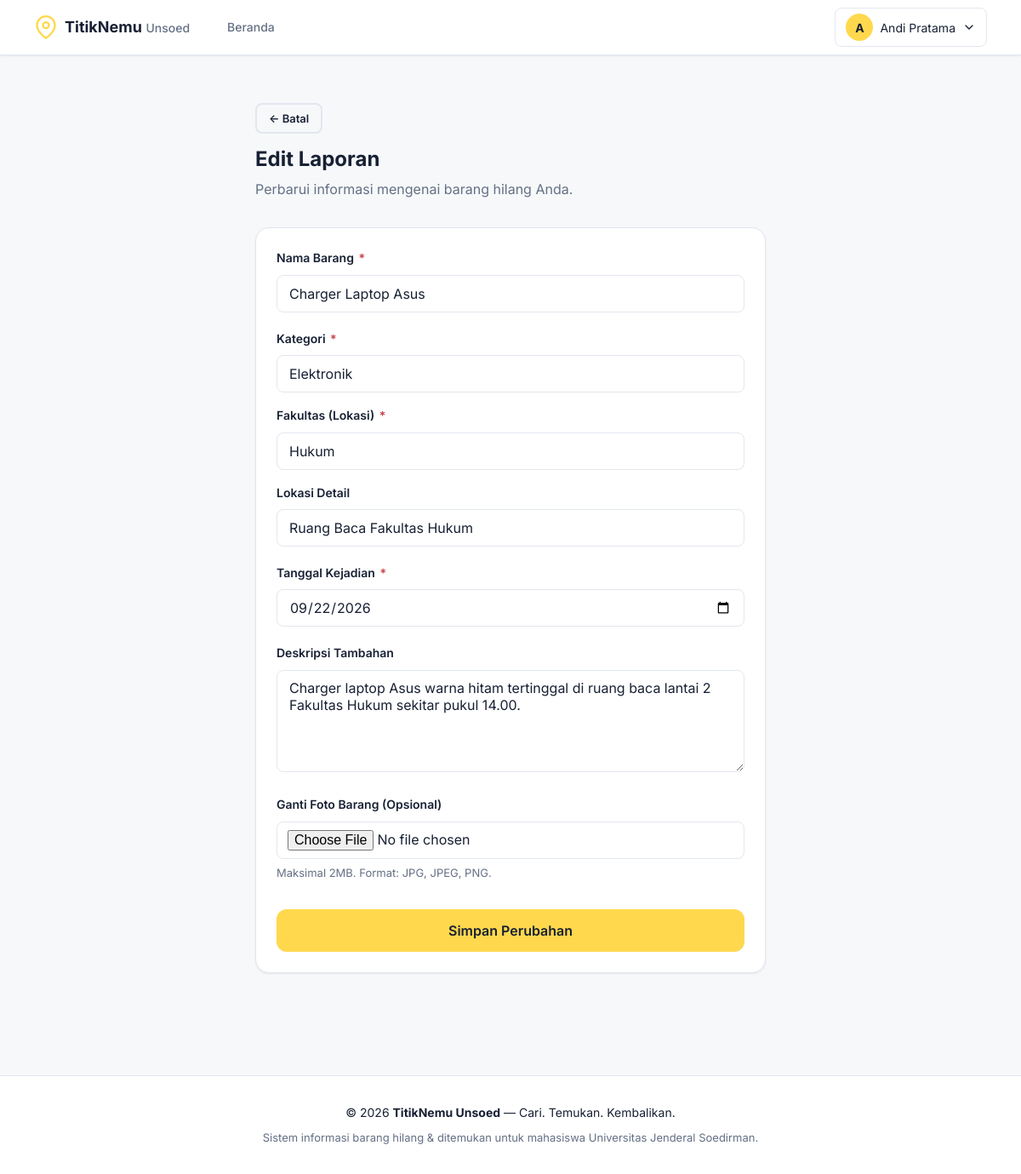
Before: /laporan/edit.php?id=3 (signed in) with the older database file.
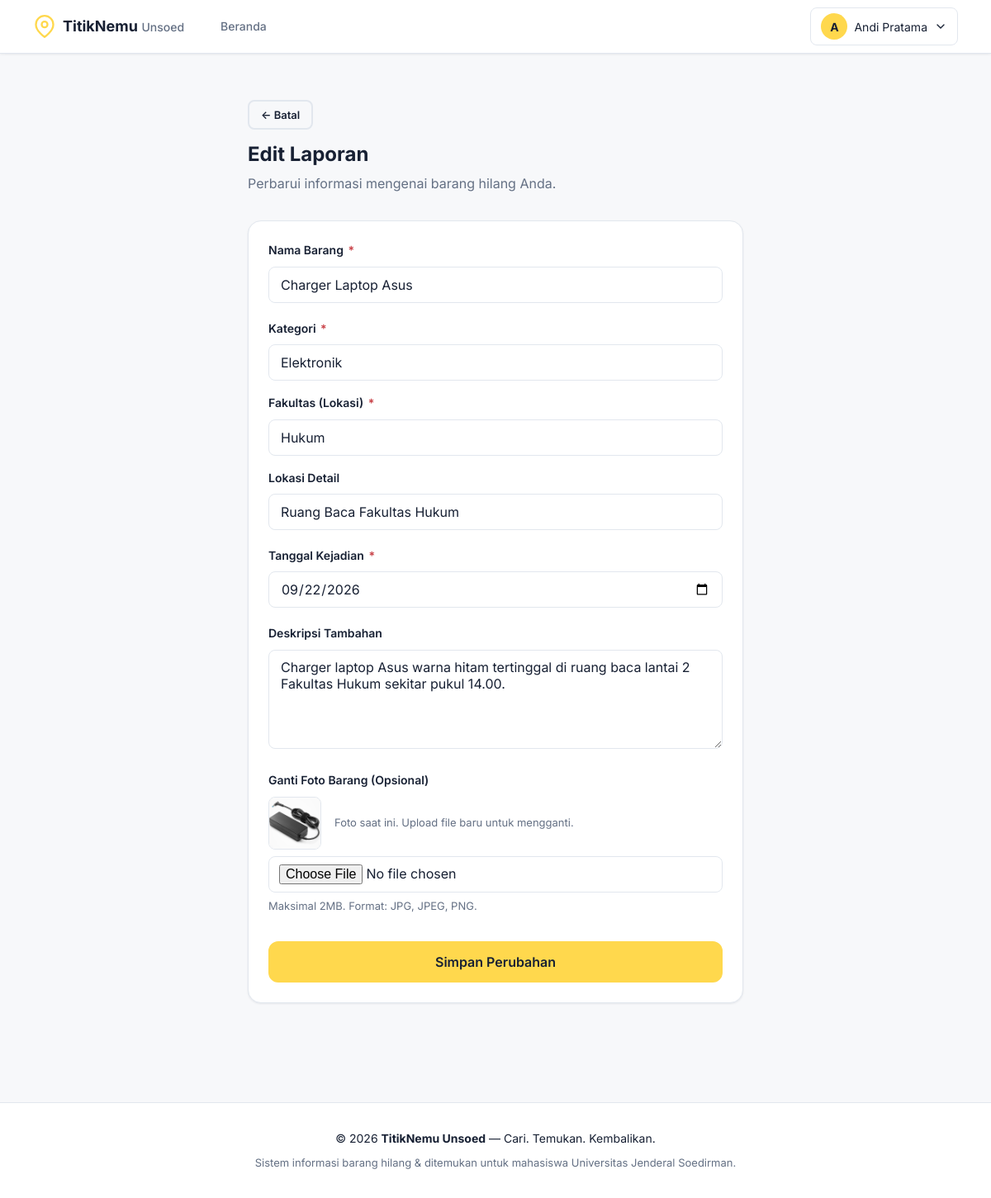
After: the same page with the newer database file.
### tables this page shows
CREATE TABLE items (
  id INT AUTO_INCREMENT PRIMARY KEY,
  user_id INT NOT NULL,
  type ENUM('lost','found') NOT NULL,
  nama_barang VARCHAR(150) NOT NULL,
  kategori VARCHAR(50) NOT NULL,
  fakultas_id INT NOT NULL,
  lokasi VARCHAR(255) DEFAULT NULL,
  tanggal DATE NOT NULL,
  deskripsi TEXT,
  foto VARCHAR(255) DEFAULT NULL,
  status ENUM('lost','found','returned') NOT NULL,
  created_at TIMESTAMP NOT NULL DEFAULT CURRENT_TIMESTAMP,
  FOREIGN KEY (user_id) REFERENCES users(id)
    ON DELETE CASCADE ON UPDATE CASCADE,
  FOREIGN KEY (fakultas_id) REFERENCES fakultas(id)
    ON DELETE RESTRICT ON UPDATE CASCADE
);

CREATE TABLE fakultas (
  id INT AUTO_INCREMENT PRIMARY KEY,
  nama_fakultas VARCHAR(100) NOT NULL
);

### laporan/edit.php (the view, shortened to what the changed rows need)
<?php
require_once '../config/database.php';
$id = isset($_GET['id']) ? (int)$_GET['id'] : (isset($_POST['id']) ? (int)$_POST['id'] : 0);
$stmt = $conn->prepare("SELECT * FROM items WHERE id = ? LIMIT 1");
$stmt->bind_param('i', $id);
$stmt->execute();
$item = $stmt->get_result()->fetch_assoc();
$fakultasList = [];
$resFak = $conn->query("SELECT id, nama_fakultas FROM fakultas ORDER BY nama_fakultas ASC");
while ($row = $resFak->fetch_assoc()) {
    $fakultasList[] = $row;
}
$kategoriList = ['Kunci', 'Dompet/Tas', 'Elektronik', 'Dokumen', 'Pakaian/Aksesoris', 'Alat Tulis', 'Lainnya'];
$errors = [];
$old = [
    'nama_barang' => $item['nama_barang'],
    'kategori'    => $item['kategori'],
    'fakultas_id' => $item['fakultas_id'],
    'lokasi'      => $item['lokasi'],
    'tanggal'     => $item['tanggal'],
    'deskripsi'   => $item['deskripsi']
];
require_once '../includes/header.php';
require_once '../includes/navbar.php';
?>
<section class="section">
  <div class="container">
    <div style="max-width: 600px; margin: 0 auto;">
      <div class="page-header">
        <h1 class="page-header__title">Edit Laporan</h1>
      </div>
      <form method="POST" action="edit.php?id=<?= $id ?>" enctype="multipart/form-data" class="card" style="padding: 1.5rem;">
        <div class="form-group">
          <label for="nama_barang" class="form-label">Nama Barang <span class="required">*</span></label>
          <input type="text" id="nama_barang" name="nama_barang"
            class="form-input <?= isset($errors['nama_barang']) ? 'form-input--error' : '' ?>"
            value="<?= htmlspecialchars($old['nama_barang']) ?>" required>
        </div>
        <div style="display: grid; grid-template-columns: 1fr; gap: 1rem;">
          <div class="form-group" style="margin-bottom: 0;">
            <label for="kategori" class="form-label">Kategori <span class="required">*</span></label>
            <select id="kategori" name="kategori" class="form-select <?= isset($errors['kategori']) ? 'form-input--error' : '' ?>" required>
              <?php foreach ($kategoriList as $kat): ?>
                <option value="<?= $kat ?>" <?= $old['kategori'] === $kat ? 'selected' : '' ?>><?= $kat ?></option>
              <?php endforeach; ?>
            </select>
          </div>
          <div class="form-group" style="margin-bottom: 0;">
            <label for="fakultas_id" class="form-label">Fakultas (Lokasi) <span class="required">*</span></label>
            <select id="fakultas_id" name="fakultas_id" class="form-select <?= isset($errors['fakultas_id']) ? 'form-input--error' : '' ?>" required>
              <?php foreach ($fakultasList as $fak): ?>
                <option value="<?= $fak['id'] ?>" <?= (int)$old['fakultas_id'] === (int)$fak['id'] ? 'selected' : '' ?>>
                  <?= htmlspecialchars($fak['nama_fakultas']) ?>
                </option>
              <?php endforeach; ?>
            </select>
          </div>
        </div>
        <div class="form-group mt-2">
          <label for="lokasi" class="form-label">Lokasi Detail</label>
          <input type="text" id="lokasi" name="lokasi" class="form-input" value="<?= htmlspecialchars($old['lokasi']) ?>">
        </div>
        <div class="form-group">
          <label for="tanggal" class="form-label">Tanggal Kejadian <span class="required">*</span></label>
          <input type="date" id="tanggal" name="tanggal"
            class="form-input <?= isset($errors['tanggal']) ? 'form-input--error' : '' ?>"
            value="<?= htmlspecialchars($old['tanggal']) ?>" max="<?= date('Y-m-d') ?>" required>
        </div>
        <div class="form-group">
          <label for="deskripsi" class="form-label">Deskripsi Tambahan</label>
          <textarea id="deskripsi" name="deskripsi" class="form-textarea"><?= htmlspecialchars($old['deskripsi']) ?></textarea>
        </div>
        <div class="form-group mb-4">
          <?php if (!empty($item['foto'])): ?>
            <div style="margin-bottom: .5rem; display: flex; align-items: center; gap: 1rem;">
              <img src="../uploads/<?= htmlspecialchars($item['foto']) ?>" style="width: 64px; height: 64px; object-fit: cover; border-radius: var(--radius-sm); border: 1px solid var(--border);">
              <span class="text-muted" style="font-size: var(--font-size-xs);">Foto saat ini. Upload file baru untuk mengganti.</span>
            </div>
          <?php endif; ?>
        </div>
      </form>
    </div>
  </div>
</section>
<?php require_once '../includes/footer.php'; ?>

Changed rows visible on the page:
changed items "Charger Laptop Asus": foto empty → "charger.jpg" (drawn); foto: picture added
Other visible differences:
text now shown: "Foto saat ini. Upload file baru untuk mengganti."
